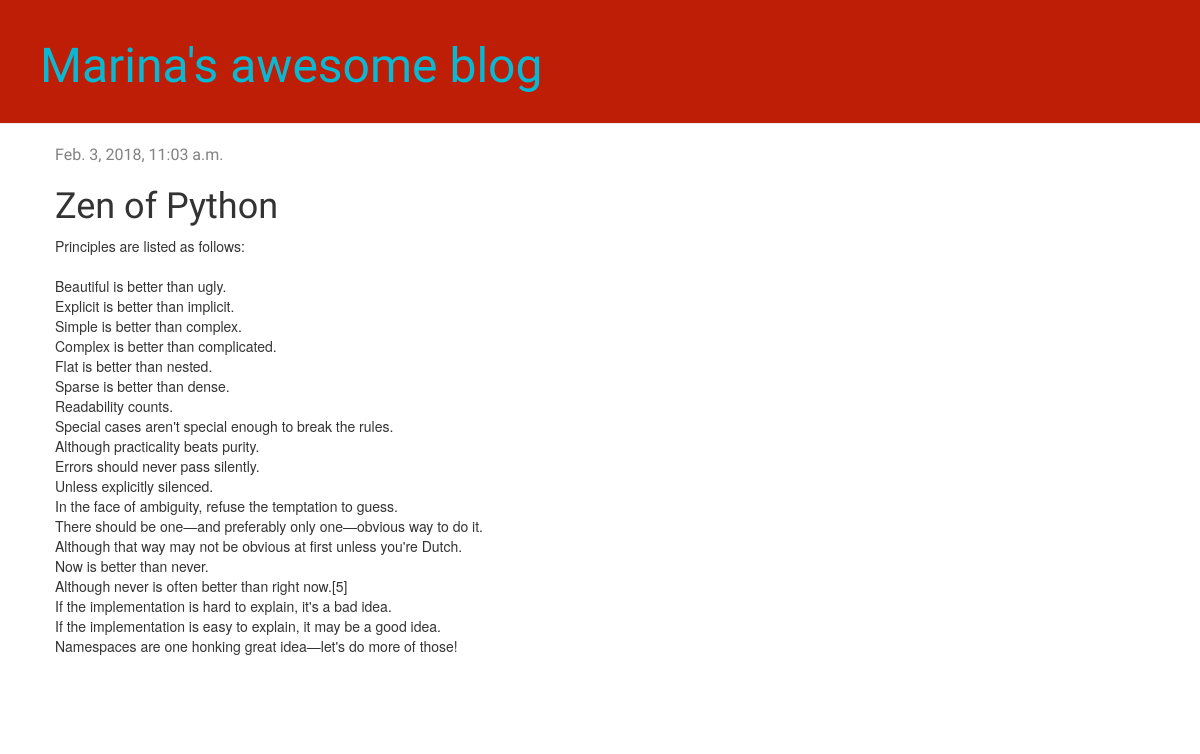
The app's page /post/1/ with its own data.
### blog/models.py (models this page shows, shortened)
class Post(models.Model):
	author = models.ForeignKey('auth.User', on_delete=models.CASCADE)
	title = models.CharField(max_length = 200)
	text = models.TextField()
	created_date = models.DateTimeField(default = timezone.now)
	published_date = models.DateTimeField(blank =True, null = True)

### blog/views.py (the view)
# urls.py: url(r'^post/(?P<pk>\d+)/$', views.post_detail, name='post_detail'),
def post_detail(request, pk):
	post = get_object_or_404(Post, pk=pk)
	return render(request, 'blog/post_detail.html', {'post':post})

### blog/templates/blog/post_detail.html (shortened to what this page needs)
{% extends 'blog/base.html' %}
{% block content %}
    <div class="post">
        {% if post.published_date %}
            <div class="date">
                {{ post.published_date }}
            </div>
        {% endif %}
        <h1>{{ post.title }}</h1>
        <p>{{ post.text|linebreaksbr }}</p>
    </div>
{% endblock %}

### blog/static/css/blog.css (style rules this page uses)
h1, h2, h3, h4 { font-family: 'Lobster', cursive; }
.date { color: #828282; font-size: 12pt; font-family: 'Lobster'; }
.post { margin-bottom: 70px; }

### records on screen
Post: published_date "Feb. 3, 2018, 11:03 a.m.", title "Zen of Python", text "Principles are listed as follows: Beautiful is better than ugly. Explicit is better than implicit. Simple is better than complex. Complex is better than complicated. Flat is better than nested. Sparse is better than dense. Readability counts. Special cases aren't special enough to break the rules. Although practicality beats purity. Errors should never pass silently. Unless explicitly silenced. In the face of ambiguity, refuse the temptation to guess. There should be one—and preferably only one—obvious way to do it. Although that way may not be obvious at first unless you're Dutch. Now is better than never. Although never is often better than right now.[5] If the implementation is hard to…"
